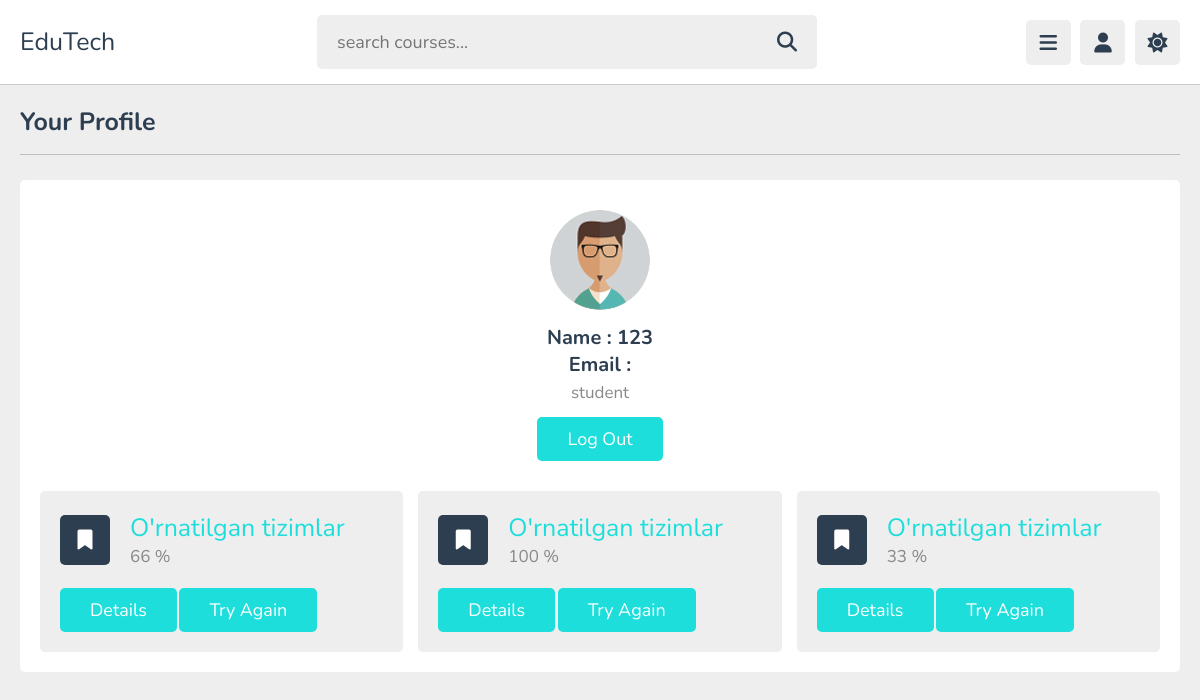
/1/profile (signed in), run on the app's committed database.
### quiz/models.py (models this page shows, shortened)
class CheckTest(models.Model):
  student = models.ForeignKey(User,on_delete=models.CASCADE)
  test = models.ForeignKey(Test,on_delete=models.CASCADE)
  finded_questions = models.PositiveBigIntegerField(default=0)
  user_passed = models.BooleanField(default=False)
  percentage = models.PositiveBigIntegerField(default=0)

class Test(models.Model):
  author = models.ForeignKey(User,on_delete=models.CASCADE)
  category = models.ForeignKey(Category,on_delete=models.CASCADE)
  title = models.CharField(max_length=200)
  maximum_attempts = models.PositiveBigIntegerField()
  start_date = models.DateTimeField(default=timezone.now)
  end_date = models.DateTimeField(default=(timezone.now()+timezone.timedelta(days=100)))
  pass_percentage = models.PositiveBigIntegerField()

### quiz/user_views.py (the view)
# urls.py: path('<int:user_id>/profile',profile,name='profile'),
@login_required(login_url='login')
def profile(request, user_id):
  user =get_object_or_404(User,id=user_id)
  return render(request, 'profile.html',{'user':user})

### templates/profile.html (shortened to what this page needs)
{% extends 'base.html' %}
{% load static %}
    {% block content %}
    <section class="user-profile">
      <h1 class="heading">Your profile</h1>
      <div class="info">
        <div class="user">
          <img src="/static/images/pic-1.jpg" alt="" />
          <h3>Name : {{user.username}}</h3>
          <h3>Email : {{user.email}}</h3>
          <p>student</p>
          <a href="{% url 'logout' %}" class="inline-btn">Log Out</a>
        </div>
        <div class="box-container">
          {% for i in user.checktest_set.all %}
          <div class="box">
            <div class="flex">
              <i class="fas fa-bookmark"></i>
              <div>
                <span>{{i.test.title}}</span>
                <p>{{i.percentage}} %</p>
              </div>
            </div>
            <a href="{% url 'checktest' i.id %}" class="inline-btn">details </a>
            <a href="{% url 'ready_to_test' i.test.id %}" class="inline-btn">try again</a>
          </div>
          {% endfor %}
        </div>
      </div>
    </section>
    {% endblock content %}

### static/css/style.css (style rules this page uses)
:root { --main-color:#1ddedb; --red:#e74c3c; --orange:#f39c12; --light-color:#888; --light-bg:#eee; --black:#2c3e50; --white:#fff; --border:.1rem solid rgba(0,0,0,.2); }
* { font-family: 'Nunito', sans-serif; margin:0; padding:0; box-sizing: border-box; outline: none; border:none; text-decoration: none; }
html { font-size: 62.5%; overflow-x: hidden; }
body { background-color: var(--light-bg); padding-left: 30rem; }
section { padding:2rem; margin: 0 auto; max-width: 1200px; }
.heading { font-size: 2.5rem; color:var(--black); margin-bottom: 2.5rem; border-bottom: var(--border); padding-bottom: 1.5rem; text-transform: capitalize; }
.inline-btn, .inline-option-btn, .inline-delete-btn, .btn, .delete-btn, .option-btn { border-radius: .5rem; color:#fff; font-size: 1.8rem; cursor: pointer; text-transform: capitalize; padding:1rem 3rem; text-align: center; margin-top: 1rem; }
.inline-btn, .inline-option-btn, .inline-delete-btn { display: inline-block; }
.btn, .inline-btn { background-color: var(--main-color); }
.user-profile .info { background-color: var(--white); border-radius: .5rem; padding: 2rem; }
.user-profile .info .user { text-align: center; margin-bottom: 2rem; padding: 1rem; }
.user-profile .info .user img { height: 10rem; width: 10rem; border-radius: 50%; object-fit: cover; margin-bottom: 1rem; }
.user-profile .info .user h3 { font-size: 2rem; color: var(--black); }
.user-profile .info .user p { font-size: 1.7rem; color: var(--light-color); padding: .3rem 0; }
.user-profile .info .box-container { display: flex; flex-wrap: wrap; gap: 1.5rem; }
.user-profile .info .box-container .box { background-color: var(--light-bg); border-radius: .5rem; padding: 2rem; flex: 1 1 25rem; }
.user-profile .info .box-container .box .flex { display: flex; align-items: center; gap: 2rem; margin-bottom: 1rem; }
.user-profile .info .box-container .box .flex i { font-size:2rem; color: var(--white); background-color: var(--black); text-align: center; border-radius: .5rem; height: 5rem; width: 5rem; line-height: 4.9rem; }
.user-profile .info .box-container .box .flex span { font-size: 2.5rem; color: var(--main-color); }
.user-profile .info .box-container .box .flex p { color: var(--light-color); font-size: 1.7rem; }
@media (max-width:1200px) { body { padding-left: 0; } }

### data on the page
CheckTest: test "O'rnatilgan tizimlar", percentage "66"
CheckTest: test "O'rnatilgan tizimlar", percentage "100"
CheckTest: test "O'rnatilgan tizimlar", percentage "33"

### other printed values
{{ user.username }} "123"
